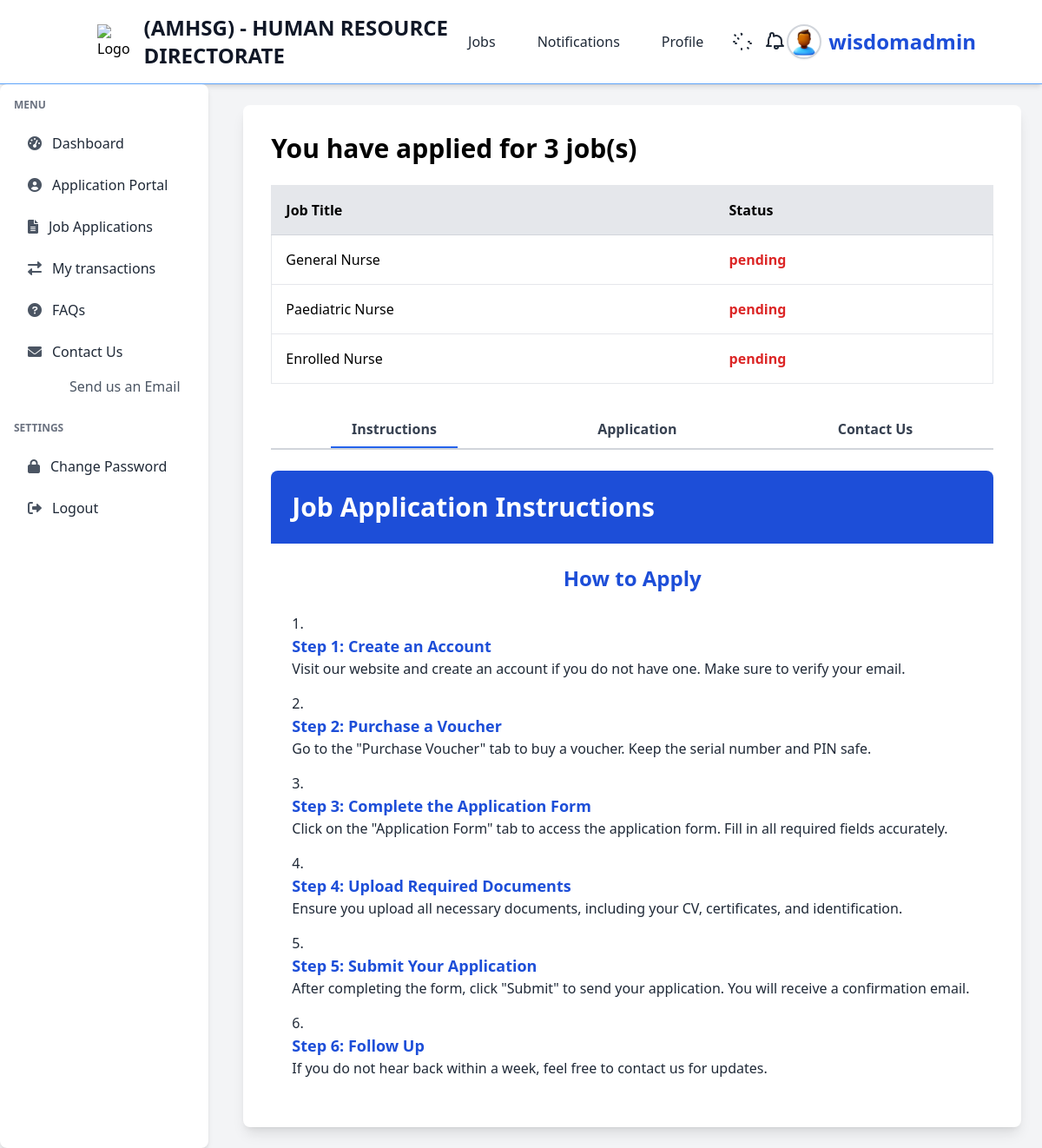
The app's page /application-portal/ (signed in) with its own data.
### application_portal/models.py (models this page shows)
class Application(models.Model):
    personal_information = models.ForeignKey(PersonalInformation, on_delete=models.CASCADE)
    educational_background = models.ForeignKey(EducationalBackground, on_delete=models.CASCADE)
    medical_history = models.ForeignKey(MedicalHistory, on_delete=models.CASCADE)
    professional_registration = models.ForeignKey(ProfessionalRegistration, on_delete=models.CASCADE, blank=True, null=True)
    posting_preference = models.ForeignKey(PostingPreference, on_delete=models.CASCADE)
    medical_certification = models.ForeignKey(MedicalCertification, on_delete=models.CASCADE)
    addendum = models.ForeignKey(Addendum, on_delete=models.CASCADE)  # Replace '1' with the ID of an existing Addendum
    declaration = models.ForeignKey(Declaration, on_delete=models.CASCADE, default=1)
    status = models.CharField(max_length=50, choices=[('under review', 'Under Review'), ('pending', 'Pending'), ('accepted', 'Accepted')])
    date_submitted = models.DateTimeField(auto_now_add=True)
    user = models.ForeignKey(User, on_delete=models.CASCADE)
    job = models.ForeignKey(Job, on_delete=models.CASCADE)
    application_id = models.CharField(max_length=100, unique=True, default=generate_application_id)
    class Meta:
        unique_together = ('user', 'job')

### jobs/models.py (models this page shows, shortened)
class Job(models.Model):
    title = models.CharField(max_length=255, default="none")
    company = models.CharField(max_length=255, default="none")  # Name of the company offering the job
    location = models.CharField(max_length=255, default="none")
    description = models.TextField()
    responsibilities = models.TextField(help_text="List of job responsibilities", default="none")  # New field for responsibilities
    requirements = models.TextField(help_text="List of job requirements", default="none")  # New field for requirements
    salary = models.CharField(max_length=100, blank=True, null=True, help_text="Salary range or amount")  # Optional salary field
    posted_date = models.DateField(auto_now_add=True, blank=True, null=True)
    application_deadline = models.DateField(null=True, blank=True, help_text="Deadline to apply for the job")  # New field for application deadline
    class Meta:
        ordering = ['-posted_date']  # Orders job listings by the most recent first

### application_portal/views.py (the view)
# urls.py: path('application-portal/', views.application_portal, name='application-portal'),
@login_required(login_url="authentication:my-login")
def application_portal(request):
    job_applications = Application.objects.filter(user=request.user)
    context = {
        'job_applications': job_applications,
        'number_of_jobs': job_applications.count(),
    }
    return render(request, 'application_portal/index.html', context)

### templates/application_portal/index.html (shortened to what this page needs)
{% extends 'authentication/dash-base.html' %}
{% block content %}
<body class="bg-gray-100">
    <div class="container mx-auto p-8 bg-white shadow-lg rounded-lg">
        <h1 class="text-3xl font-bold mb-6">You have applied for {{ number_of_jobs }} job(s)</h1>
        <table class="min-w-full bg-white border border-gray-200 rounded-lg mb-8">
            <thead>
                <tr class="bg-gray-200 border-b border-gray-300">
                    <th class="p-4 text-left">Job Title</th>
                    <th class="p-4 text-left">Status</th>
                </tr>
            </thead>
            <tbody>
                {% for application in job_applications %}
                <tr class="border-b border-gray-200 hover:bg-gray-50">
                    <td class="p-4">{{ application.job.title }}</td>
                    <td class="p-4">
                        <span class="font-semibold
                            {% if application.status == 'accepted' %}text-green-600
                            {% elif application.status == 'pending' %}text-red-600
                            {% elif application.status == 'under review' %}text-orange-600
                            {% else %}text-gray-600
                            {% endif %}">
                            {{ application.status }}
                        </span>
                    </td>
                </tr>
                {% empty %}
                <tr>
                    <td colspan="2" class="p-6 text-center text-gray-500">No applications found.</td>
                </tr>
                {% endfor %}
            </tbody>
        </table>
        <div class="tabs flex justify-around border-b-2 border-gray-300 mb-6">
            <a href="#" class="tab-link active py-2 px-6 text-gray-700 border-b-2 border-blue-600 hover:border-blue-600 font-semibold transition duration-300" data-tab="tab1">Instructions</a>
            <a href="#" class="tab-link py-2 px-6 text-gray-700 border-b-2 border-transparent hover:border-blue-600 font-semibold transition duration-300" data-tab="tab2">Application</a>
            <a href="#" class="tab-link py-2 px-6 text-gray-700 border-b-2 border-transparent hover:border-blue-600 font-semibold transition duration-300" data-tab="tab4">Contact Us</a>
        </div>
        <div id="tab1" class="tab-content active">
            <div class="bg-blue-700 text-white p-6 rounded-t-lg">
                <h1 class="text-3xl font-semibold">Job Application Instructions</h1>
            </div>
            <div class="instructions p-6">
                <h2 class="text-2xl font-semibold text-blue-700 mb-6 text-center">How to Apply</h2>
                <ol class="list-decimal list-inside text-gray-800 space-y-4">
                    <li>
                        <h3 class="text-lg font-semibold text-blue-700">Step 1: Create an Account</h3>
                        <p>Visit our website and create an account if you do not have one. Make sure to verify your email.</p>
                    </li>
                    <li>
                        <h3 class="text-lg font-semibold text-blue-700">Step 2: Purchase a Voucher</h3>
                        <p>Go to the "Purchase Voucher" tab to buy a voucher. Keep the serial number and PIN safe.</p>
                    </li>
                    <li>
                        <h3 class="text-lg font-semibold text-blue-700">Step 3: Complete the Application Form</h3>
                        <p>Click on the "Application Form" tab to access the application form. Fill in all required fields accurately.</p>
                    </li>
                    <li>
                        <h3 class="text-lg font-semibold text-blue-700">Step 4: Upload Required Documents</h3>
                        <p>Ensure you upload all necessary documents, including your CV, certificates, and identification.</p>
                    </li>
                    <li>
                        <h3 class="text-lg font-semibold text-blue-700">Step 5: Submit Your Application</h3>
                        <p>After completing the form, click "Submit" to send your application. You will receive a confirmation email.</p>
                    </li>
                    <li>
                        <h3 class="text-lg font-semibold text-blue-700">Step 6: Follow Up</h3>
                        <p>If you do not hear back within a week, feel free to contact us for updates.</p>
                    </li>
                </ol>
            </div>
        </div>
    </div>
</body>
{% endblock %}

### templates/authentication/dash-base.html (shortened to what this page needs)
{% load static tailwind_tags %}
<!DOCTYPE html>
<html lang="en">
  <head>
    <link
      href="https://cdn.jsdelivr.net/npm/tailwindcss@2.2.19/dist/tailwind.min.css"
      rel="stylesheet"
    />
    <link
      rel="stylesheet"
      href="https://cdnjs.cloudflare.com/ajax/libs/font-awesome/6.0.0-beta3/css/all.min.css"
    />
    <link rel="stylesheet" href="https://cdn.jsdelivr.net/npm/flatpickr/dist/flatpickr.min.css">
    <link href="{% static 'css/styles.css' %}" rel="stylesheet">
    <link href="https://cdn.jsdelivr.net/npm/tailwindcss@2.2.19/dist/tailwind.min.css" rel="stylesheet">
    <link href="https://cdn.jsdelivr.net/npm/select2@4.1.0-rc.0/dist/css/select2.min.css" rel="stylesheet" />
    {% tailwind_css %}
  </head>
  <body class="bg-gray-100">
<header class="bg-white dark:bg-gray-800 shadow-md border-b border-blue-400 transition-colors duration-300">
  <div class="container mx-auto flex items-center justify-between py-4 px-6">
    <div class="flex items-center space-x-4">
      <img src="{% static 'img/logo.png' %}" alt="Logo" class="w-10 h-10" />
      <a href="{% url 'dashboard' %}" class="text-2xl font-bold text-gray-900 dark:text-white">
        (AMHSG) - HUMAN RESOURCE DIRECTORATE
      </a>
    </div>
    <nav class="hidden md:flex space-x-4">
      <a href="{% url 'job-list' %}" class="px-4 py-2 text-gray-800 dark:text-gray-200 hover:bg-yellow-600 hover:text-white rounded-md transition-colors duration-200">
        Jobs
      </a>
      <a href="{% url 'notification-list' %}" class="px-4 py-2 text-gray-800 dark:text-gray-200 hover:bg-yellow-600 hover:text-white rounded-md transition-colors duration-200">
        Notifications
      </a>
      <a href="#" class="px-4 py-2 text-gray-800 dark:text-gray-200 hover:bg-yellow-600 hover:text-white rounded-md transition-colors duration-200">
        Profile
      </a>
    </nav>
    <button id="themeToggle" class="px-4 py-2 text-gray-800 dark:text-gray-200 hover:bg-yellow-600 hover:text-white rounded-md transition-colors duration-200">
    </button>
    <div class="relative">
      <button id="notificationButton" class="relative flex items-center text-gray-800 dark:text-gray-200 hover:text-blue-600">
      </button>
    </div>
    <div class="relative">
      <button id="profileMenuButton" class="flex items-center space-x-2 text-gray-800 dark:text-gray-200 hover:text-blue-600">
        <img src="{% static 'img/profile.png' %}" alt="Profile Image" class="w-10 h-10 rounded-full border-2 border-gray-300 shadow-sm" />
        <span class="hidden md:inline font-extrabold text-2xl text-blue-700 dark:text-blue-400">{{ user.username }}</span>
      </button>
    </div>
  </div>
</header>
    <div class="flex flex-col md:flex-row md:space-x-4">
<aside class="w-full md:w-1/4 bg-white shadow-md rounded-lg p-4 mb-4 md:mb-0">
  <nav class="space-y-6">
    <div>
      <h2 class="text-xs font-semibold text-gray-500 uppercase mb-4">Menu</h2>
      <ul class="space-y-2">
        <li>
          <a
            href="{% url 'dashboard' %}"
            class="flex items-center px-4 py-2 text-gray-800 hover:bg-blue-500 rounded transition-colors duration-200"
          >
            <i class="fas fa-tachometer-alt mr-3 text-gray-600"></i>
            Dashboard
          </a>
        </li>
        <li>
          <a
            href="{% url 'application-portal' %}"
            class="flex items-center px-4 py-2 text-gray-800 hover:bg-blue-500 rounded transition-colors duration-200"
          >
            <i class="fas fa-user-circle mr-3 text-gray-600"></i>
            Application Portal
          </a>
        </li>
        <li>
          <a
            href="{% url 'job-applications' %}"
            class="flex items-center px-4 py-2 text-gray-800 hover:bg-blue-500 rounded transition-colors duration-200"
          >
            <i class="fas fa-file-alt mr-3 text-gray-600"></i>
            Job Applications
          </a>
        </li>
        <li>
          <a
            href="{% url 'my-transactions' %}"
            class="flex items-center px-4 py-2 text-gray-800 hover:bg-blue-500 rounded transition-colors duration-200"
          >
            <i class="fas fa-exchange-alt mr-3 text-gray-600"></i>
            My transactions
          </a>
        </li>
        <li>
          <a
            href="{% url 'faq' %}"
            class="flex items-center px-4 py-2 text-gray-800 hover:bg-blue-500 rounded transition-colors duration-200"
          >
            <i class="fas fa-question-circle mr-3 text-gray-600"></i>
            FAQs
          </a>
        </li>
        <li>
          <a
            href="#"
            class="flex items-center px-4 py-2 text-gray-800 hover:bg-blue-500 rounded transition-colors duration-200"
          >
            <i class="fas fa-envelope mr-3 text-gray-600"></i>
            Contact Us
          </a>
          <ul class="pl-12 mt-1 space-y-1">
            <li>
              <a
                href="#"
                class="block px-4 py-1 text-gray-600 hover:underline hover:bg-blue-500"
              >
                Send us an Email
              </a>
            </li>
          </ul>
        </li>
      </ul>
    </div>
    <div>
      <h2 class="text-xs font-semibold text-gray-500 uppercase mb-4">Settings</h2>
      <ul class="space-y-2">
        <li>
          <a
            href="#"
            class="flex items-center px-4 py-2 text-gray-800 hover:bg-blue-500 rounded transition-colors duration-200"
          >
            <i class="fas fa-lock mr-3 text-gray-600"></i>
            Change Password
          </a>
        </li>
        <li>
          <a
            href="{% url 'user-logout' %}"
            class="flex items-center px-4 py-2 text-gray-800 hover:bg-red-500 rounded transition-colors duration-200"
          >
            <i class="fas fa-sign-out-alt mr-3 text-gray-600"></i>
            Logout
          </a>
        </li>
      </ul>
    </div>
  </nav>
</aside>
    <main class="container mx-auto p-6">
      {% block content %}{% endblock %}
    </main>
  </body>
</html>

### records on screen
Application: job "General Nurse", status "pending"
Application: job "Paediatric Nurse", status "pending"
Application: job "Enrolled Nurse", status "pending"

### other values on screen
{{ user.username }} "wisdomadmin"
{{ number_of_jobs }} "3"
